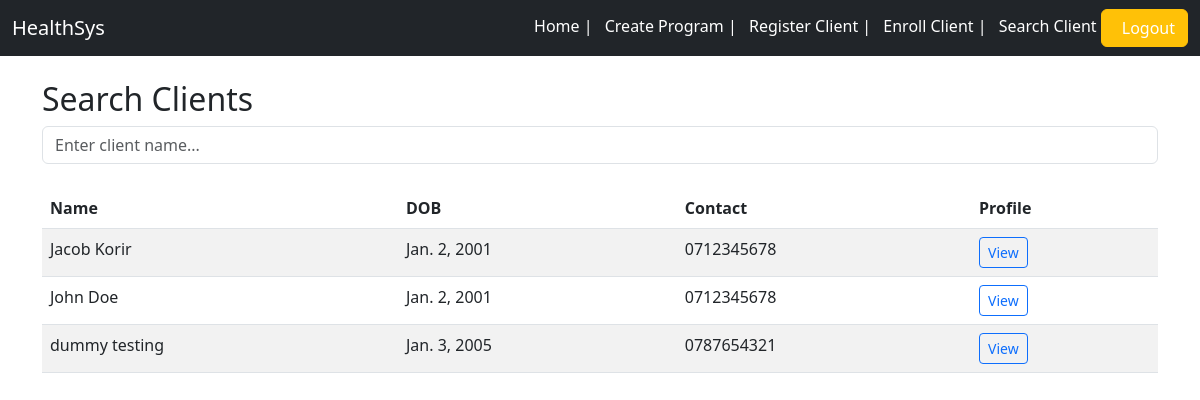
Page /client/search/ (signed in) on the earlier database version.
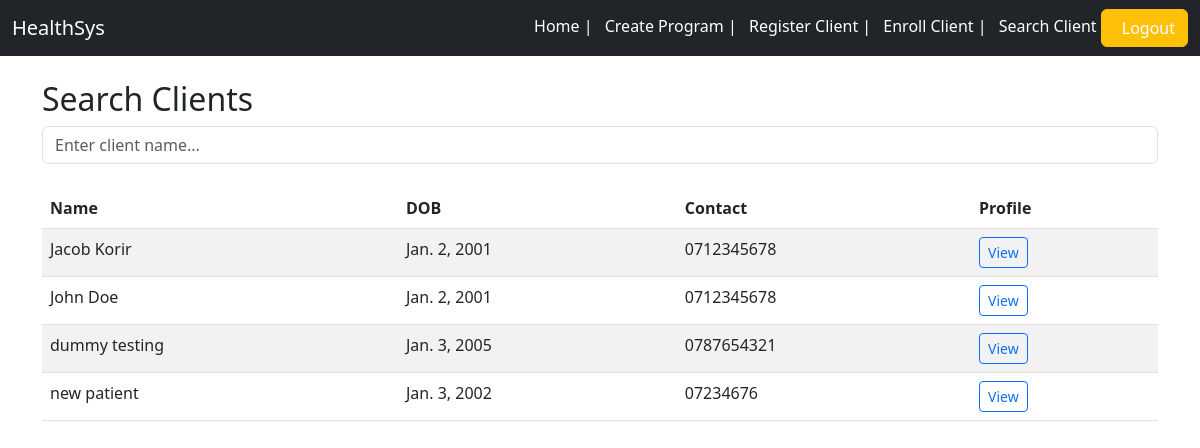
Same page on the later database version.
### core/models.py (models this page shows, shortened)
class Client(models.Model):
    first_name = models.CharField(max_length=50)
    last_name = models.CharField(max_length=50)
    dob = models.DateField()
    contact = models.CharField(max_length=100)

### core/views.py (the view)
# urls.py: path('client/search/', views.search_clients, name='search_clients'),
@login_required
def search_clients(request):
    query = request.GET.get('q')
    clients = Client.objects.filter(first_name__icontains=query) if query else Client.objects.all()
    return render(request, 'search_client.html', {'clients': clients})

### core/templates/search_client.html
{% extends 'base.html' %}
{% block content %}
<h2>Search Clients</h2>
<form method="get">
  <input type="text" name="q" class="form-control" placeholder="Enter client name..." value="{{ request.GET.q }}">
</form>
<table class="table table-striped mt-4">
  <thead>
    <tr>
      <th>Name</th>
      <th>DOB</th>
      <th>Contact</th>
      <th>Profile</th>
    </tr>
  </thead>
  <tbody>
    {% for client in clients %}
    <tr>
      <td>{{ client.first_name }} {{ client.last_name }}</td>
      <td>{{ client.dob }}</td>
      <td>{{ client.contact }}</td>
      <td><a href="{% url 'client_profile' client.id %}" class="btn btn-sm btn-outline-primary">View</a></td>
    </tr>
    {% empty %}
    <tr><td colspan="4">No clients found.</td></tr>
    {% endfor %}
  </tbody>
</table>
{% endblock %}

### core/templates/base.html (shortened to what this page needs)
<!DOCTYPE html>
<html lang="en">
<head>
  <link rel="stylesheet" href="https://cdn.jsdelivr.net/npm/bootstrap@5.3.0/dist/css/bootstrap.min.css">
</head>
<body>
  <nav class="navbar navbar-dark bg-dark mb-4">
    <div class="container-fluid">
      <a class="navbar-brand" href="{% url 'dashboard' %}">HealthSys</a>
      {% if user.is_authenticated %}
        <span class="text-white">
          <a href="{% url 'dashboard' %}" class="text-white text-decoration-none ms-2">Home |
          <a href="{% url 'create_program' %}" class="text-white text-decoration-none ms-2">Create Program</a> |
          <a href="{% url 'register_client' %}" class="text-white text-decoration-none ms-2">Register Client</a> |
          <a href="{% url 'enroll_client' %}" class="text-white text-decoration-none ms-2">Enroll Client</a> |
          <a href="{% url 'search_clients' %}" class="text-white text-decoration-none ms-2">Search Client</a>
          <button type="button" class="btn btn-warning "><a href="{% url 'logout' %}" class="text-white text-decoration-none ms-2">Logout</a></button>
        </span>
      {% else %}
        <a href="{% url 'login' %}" class="text-white text-decoration-none">Login</a>
      {% endif %}
    </div>
  </nav>
  <div class="container">
    {% block content %}
    {% endblock %}
  </div>
</body>
</html>

Differences in the rows shown:
added Client: first_name "new", last_name "patient", dob "Jan. 3, 2002", contact "07234676"
